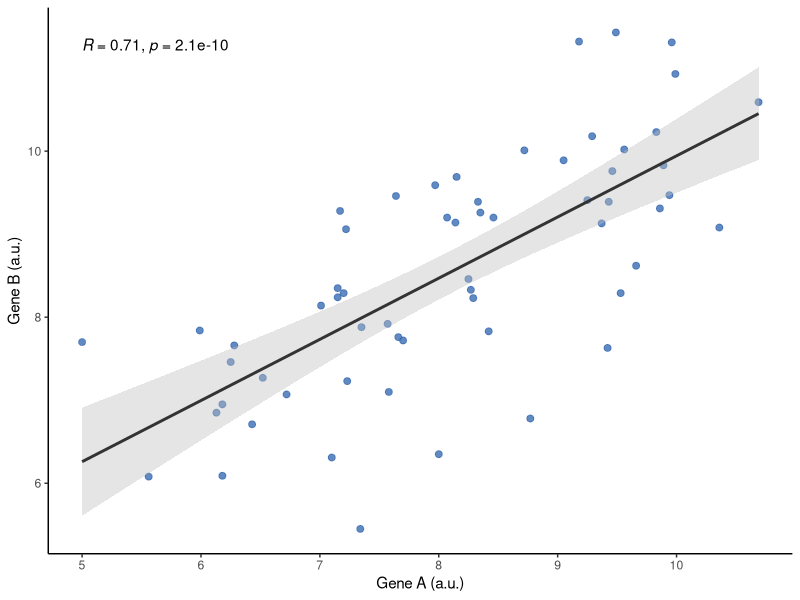

Here is the R script that generated this plot:
#!/usr/bin/env Rscript
# Standalone reproduction. Run inside the pinned pubready container
# (see REPRODUCE.md) from this bundle folder.
suppressPackageStartupMessages({ library(ggplot2); library(ggpubr) })

raw <- read.csv("input_gene_b_vs_gene_a.csv", check.names = FALSE)
x <- suppressWarnings(as.numeric(raw[["gene_a"]]))
y <- suppressWarnings(as.numeric(raw[["gene_b"]]))
keep <- is.finite(x) & is.finite(y)
df <- data.frame(x = x[keep], y = y[keep])
ct <- cor.test(df$x, df$y, method = "pearson")
print(ct)

p <- ggplot(df, aes(x = x, y = y)) +
  geom_point(colour = "#3B6DB3", size = 2, alpha = 0.8) +
  geom_smooth(method = "lm", formula = y ~ x, se = TRUE, colour = "#333333", fill = "grey75") +
  stat_cor(method = "pearson", label.x.npc = "left", label.y.npc = "top") +
  labs(x = "Gene A (a.u.)", y = "Gene B (a.u.)") + theme_classic()
ggsave("figure_gene_b_vs_gene_a_corr.pdf", p, width = 4.6, height = 4.2)
cat("Reproduced figure.\n")
